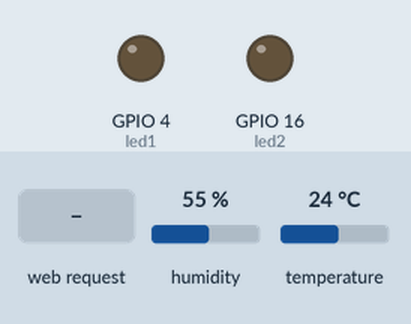
Simulated run of this sketch. Board: ESP32. Shown: output pins drawn as LEDs (lit = HIGH). The inputs (shaded band) are chosen by the test bench; at power-on: humidity 55 %, temperature 24 °C. WiFi joins after 1.5 s; servers stay silent unless stated; what the sketch prints to the serial monitor is not drawn.

Above: at 2.7 s.
2.8 s: HTTP request GET /4/on received
At 4.0 s:
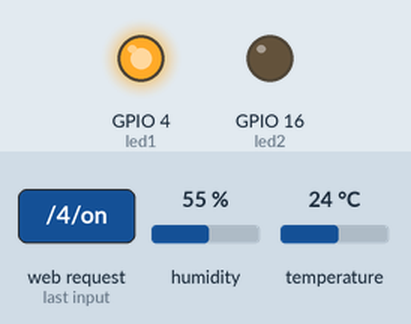
4.3 s: HTTP request GET /16/on received
At 5.4 s:
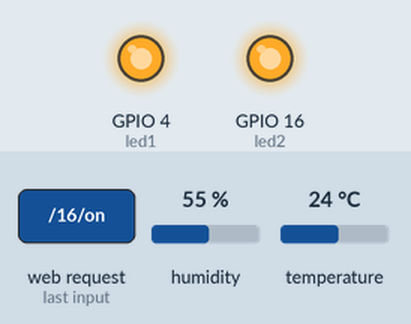
5.8 s: HTTP request GET /4/off received
At 6.2 s:
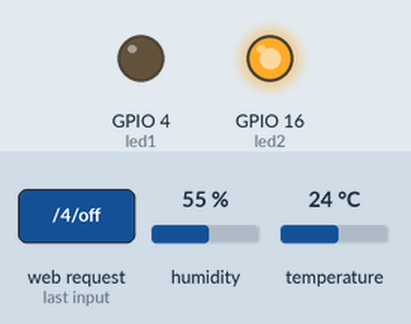
7.3 s: HTTP request GET /16/off received
At 7.7 s:
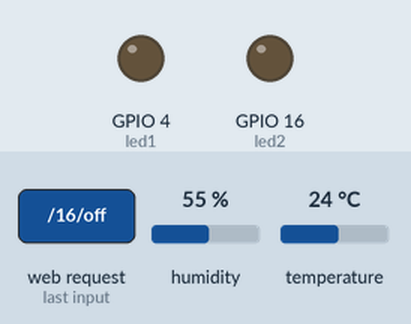
Timing chart, 0 to 9.8 s (numbered marks = the images above; inputs shaded):
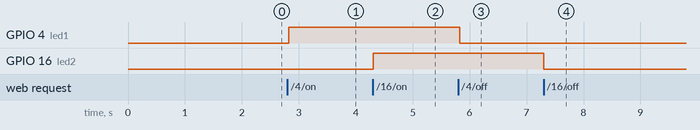

The sketch:

Wi-Fi_LED_DHT11.ino
```cpp
#include <WiFi.h>
#include <DHT.h>

const char* ssid = "NALA";
const char* password = "TORAJATA";

WiFiServer server(80);

// LED
int led1 = 4;
int led2 = 16;

// DHT11
#define DHTPIN 17
#define DHTTYPE DHT11
DHT dht(DHTPIN, DHTTYPE);

float temperature;
float humidity;

String header;

bool led1State = false;
bool led2State = false;

void setup() {
  Serial.begin(115200);

  pinMode(led1, OUTPUT);
  pinMode(led2, OUTPUT);

  digitalWrite(led1, LOW);
  digitalWrite(led2, LOW);

  dht.begin();

  Serial.println("\n==============================");
  Serial.println("ESP32 WiFi Connection");
  Serial.println("==============================");

  WiFi.begin(ssid, password);

  Serial.print("Connecting to WiFi");

  int counter = 0;
  while (WiFi.status() != WL_CONNECTED) {
    delay(500);
    Serial.print(".");
    counter++;

    if (counter > 20) {
      Serial.println("\n❌ Gagal connect! Cek WiFi");
      return;
    }
  }

  Serial.println("\n\n✅ WiFi Connected!");
  Serial.println("------------------------------");

  Serial.print("📡 SSID      : ");
  Serial.println(ssid);

  Serial.print("🌐 IP Address: ");
  Serial.println(WiFi.localIP());

  Serial.print("📶 RSSI      : ");
  Serial.print(WiFi.RSSI());
  Serial.println(" dBm");

  Serial.println("==============================\n");

  server.begin();
}

void loop() {
  WiFiClient client = server.available();

  if (client) {
    String currentLine = "";
    header = "";

    // 🔥 Baca DHT setiap ada request
    humidity = dht.readHumidity();
    temperature = dht.readTemperature();

    while (client.connected()) {
      if (client.available()) {
        char c = client.read();
        header += c;

        if (c == '\n') {
          if (currentLine.length() == 0) {

            // Kontrol LED
            if (header.indexOf("GET /4/on") >= 0) {
              led1State = true;
              digitalWrite(led1, HIGH);
            }
            else if (header.indexOf("GET /4/off") >= 0) {
              led1State = false;
              digitalWrite(led1, LOW);
            }

            if (header.indexOf("GET /16/on") >= 0) {
              led2State = true;
              digitalWrite(led2, HIGH);
            }
            else if (header.indexOf("GET /16/off") >= 0) {
              led2State = false;
              digitalWrite(led2, LOW);
            }

            // HANDLE ERROR SENSOR
            String tempStr = isnan(temperature) ? "Error" : String(temperature) + " °C";
            String humStr  = isnan(humidity) ? "Error" : String(humidity) + " %";

            // HTML
            client.println("HTTP/1.1 200 OK");
            client.println("Content-type:text/html");
            client.println("Connection: close");
            client.println();

            client.println("<!DOCTYPE html><html>");
            client.println("<head>");
            client.println("<meta charset=\"UTF-8\">");
            client.println("<meta name=\"viewport\" content=\"width=device-width, initial-scale=1\">");

            client.println("<style>");
            client.println("body { font-family: Arial; text-align: center; background: #f2f2f2; }");
            client.println(".card { background: white; padding: 20px; margin: 20px auto; width: 260px; border-radius: 15px; box-shadow: 0 4px 10px rgba(0,0,0,0.2);} ");
            client.println(".btn { padding: 12px 25px; font-size: 16px; margin: 5px; border: none; border-radius: 8px; color: white; cursor: pointer; }");
            client.println(".on { background-color: #4CAF50; }");
            client.println(".off { background-color: #f44336; }");
            client.println("</style>");
            client.println("</head>");

            client.println("<body>");
            client.println("<h2>ESP32 Web Server</h2>");

            // 🌡️ CARD SENSOR
            client.println("<div class=\"card\">");
            client.println("<h3>Sensor DHT11</h3>");
            client.println("<p>Suhu: " + tempStr + "</p>");
            client.println("<p>Kelembaban: " + humStr + "</p>");
            client.println("</div>");

            // 💡 LED 1
            client.println("<div class=\"card\">");
            client.println("<h3>GPIO 4</h3>");
            client.println("<p>Status: " + String(led1State ? "ON" : "OFF") + "</p>");
            client.println("<a href=\"/4/on\"><button class=\"btn on\">ON</button></a>");
            client.println("<a href=\"/4/off\"><button class=\"btn off\">OFF</button></a>");
            client.println("</div>");

            // 💡 LED 2
            client.println("<div class=\"card\">");
            client.println("<h3>GPIO 16</h3>");
            client.println("<p>Status: " + String(led2State ? "ON" : "OFF") + "</p>");
            client.println("<a href=\"/16/on\"><button class=\"btn on\">ON</button></a>");
            client.println("<a href=\"/16/off\"><button class=\"btn off\">OFF</button></a>");
            client.println("</div>");

            client.println("</body></html>");

            client.println();
            break;
          } else {
            currentLine = "";
          }
        } else if (c != '\r') {
          currentLine += c;
        }
      }
    }
    client.stop();
  }
}
```

Measured:
- after the input at 2.8 s, GPIO 4 (led1): LOW → HIGH at once
- after the input at 4.3 s, GPIO 16 (led2): LOW → HIGH at once
- after the input at 5.8 s, GPIO 4 (led1): HIGH → LOW at once
- after the input at 7.3 s, GPIO 16 (led2): HIGH → LOW at once
